Frame 1 (no input): blank canvas, image omitted
Frame 60 (no input): blank canvas, image omitted
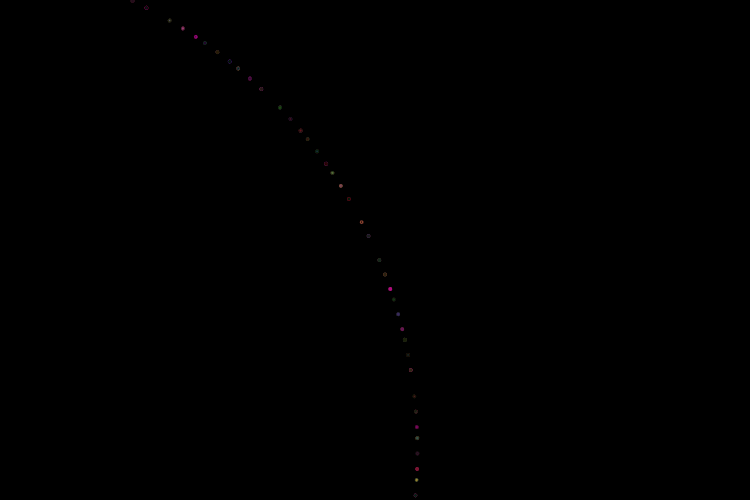
Frame 120 (the mouse pressed at the canvas centre since frame 60)

The p5.js sketch whose frames 1 and 60 were blank and that drew this single picture after the mouse press (run headless with seeded random() and noise() and a simulated clock; from frame 60 on, the mouse is pressed at the canvas centre):

// p5.js sketch
// ── sketch.js

var x = 0;
var y = 0;

function setup() {
  createCanvas(750,500);
  background(0);
}

function draw() {

  noFill();

  //start loop
  for (i = 0; i<200; i++){

    translate(width/2,height);
    // purposefully didn't devide height as I like the visual impact.

    rotate(mouseX/mouseY, mouseY/mouseX);
    // rotational values are calculated from mouse.pos

    strokeWeight(random(4));
    // random stroke weight to add a level of chaos

    if (random(1) <0.5) { // randomlys chose between if or else statement
      stroke(random(50),random(40),random(30));
      // dark color values, so everything isn't red and blue
      arc(mouseX,mouseY,x,y,mouseX,mouseY);


    } else {

      stroke(random(255),random(i),random(200),random(200));
      // (pseudo)randomized colors abd alpha
      // i use 'i' as green value, to make it less dominant
      arc(mouseX,mouseY,x,y,mouseX,mouseY+y);
  }
  }
  x+=1;
  if (x > width) {
  x = 0;
  y = random(50);

  // this makes the shapes grow for some time before returning and changing behaviour

  }
}
